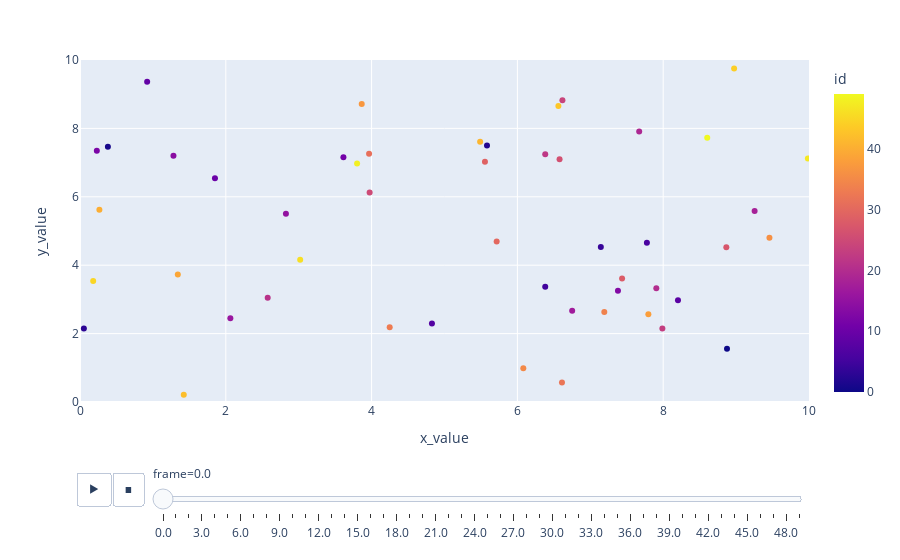

The notebook cell saved with this chart:
### Code cell
px.scatter(s.df, x="x_value", y="y_value", animation_frame="frame", animation_group="id", color="id", range_x=[0,10], range_y=[0,10])

### Figure 1 — Plotly figure (JSON) as saved in the notebook; plotly's stock layout.template omitted (floating-point values rounded to 4 significant figures)
{"data": [{"hovertemplate": "frame=0.0<br>x_value=%{x}<br>y_value=%{y}<br>id=%{marker.color}<extra></extra>", "ids": [0, 1, 2, 3, 4, 5, 6, 7, 8, 9, 10, 11, 12, 13, 14, 15, 16, 17, 18, 19, 20, 21, 22, 23, 24, 25, 26, 27, 28, 29, 30, 31, 32, 33, 34, 35, 36, 37, 38, 39, 40, 41, 42, 43, 44, 45, 46, 47, 48, 49, 0, 1, 2, 3, 4, 5, 6, 7, 8, 9, 10, 11, 12, 13, 14, 15, 16, 17, 18, 19, 20, 21, 22, 23, 24, 25, 26, 27, 28, 29, 30, 31, 32, 33, 34, 35, 36, 37, 38, 39, 40, 41, 42, 43, 44, 45, 46, 47, 48, 49], "legendgroup": "", "marker": {"color": [0, 1, 2, 3, 4, 5, 6, 7, 8, 9, 10, 11, 12, 13, 14, 15, 16, 17, 18, 19, 20, 21, 22, 23, 24, 25, 26, 27, 28, 29, 30, 31, 32, 33, 34, 35, 36, 37, 38, 39, 40, 41, 42, 43, 44, 45, 46, 47, 48, 49, 0, 1, 2, 3, 4, 5, 6, 7, 8, 9, 10, 11, 12, 13, 14, 15, 16, 17, 18, 19, 20, 21, 22, 23, 24, 25, 26, 27, 28, 29, 30, 31, 32, 33, 34, 35, 36, 37, 38, 39, 40, 41, 42, 43, 44, 45, 46, 47, 48, 49], "coloraxis": "coloraxis", "symbol": "circle"}, "mode": "markers", "name": "", "showlegend": false, "type": "scatter", "x": [8.875, 0.3826, 5.583, 0.05318, 7.144, 6.382, 7.776, 4.828, 8.203, 0.9211, 1.851, 3.613, 0.2309, 7.379, 1.282, 2.825, 2.062, 6.751, 9.254, 7.671, 7.906, 2.575, 6.382, 7.989, 6.618, 3.973, 6.578, 8.866, 7.436, 5.555, 5.715, 3.966, 6.612, 4.248, 7.192, 6.081, 9.457, 3.865, 7.797, 1.342, 0.266, 5.489, 1.423, 6.562, 8.973, 0.1808, 3.02, 9.985, 3.801, 8.604, 9.375, 0.3826, 6.083, 0.5532, 6.644, 6.882, 7.776, 5.328, 8.203, 0.9211, 1.351, 3.613, 0.2309, 7.879, 1.782, 2.325, 2.062, 6.751, 9.254, 6.671, 7.406, 2.575, 5.882, 8.489, 7.118, 3.973, 7.078, 8.866, 7.436, 6.555, 4.715, 2.966, 5.612, 3.748, 7.692, 5.081, 9.957, 3.865, 7.297, 1.342, 0.266, 4.989, 1.923, 5.562, 8.973, 0.6808, 2.02, 9.985, 3.801, 8.104], "xaxis": "x", "y": [1.561, 7.465, 7.503, 2.149, 4.532, 3.367, 4.658, 2.292, 2.978, 9.362, 6.543, 7.157, 7.345, 3.256, 7.2, 5.504, 2.451, 2.667, 5.582, 7.913, 3.324, 3.045, 7.245, 2.147, 8.823, 6.125, 7.099, 4.527, 3.614, 7.024, 4.694, 7.26, 0.5717, 2.189, 2.635, 0.9841, 4.806, 8.714, 2.566, 3.728, 5.618, 7.612, 0.2111, 8.653, 9.752, 3.536, 4.16, 7.122, 6.977, 7.73, 1.561, 7.465, 7.503, 2.149, 4.532, 3.367, 4.658, 2.292, 2.978, 9.362, 6.543, 7.157, 7.345, 3.256, 7.2, 5.504, 2.451, 2.667, 5.582, 7.913, 3.324, 3.045, 7.245, 2.147, 8.823, 6.125, 7.099, 4.527, 3.614, 7.024, 4.694, 7.26, 0.5717, 2.189, 2.635, 0.9841, 4.806, 8.714, 2.566, 3.728, 5.618, 7.612, 0.2111, 8.653, 9.752, 3.536, 4.16, 7.122, 6.977, 7.73], "yaxis": "y"}], "layout": {"coloraxis": {"colorbar": {"title": {"text": "id"}}, "colorscale": [[0, "#0d0887"], [0.1111, "#46039f"], [0.2222, "#7201a8"], [0.3333, "#9c179e"], [0.4444, "#bd3786"], [0.5556, "#d8576b"], [0.6667, "#ed7953"], [0.7778, "#fb9f3a"], [0.8889, "#fdca26"], [1, "#f0f921"]]}, "legend": {"tracegroupgap": 0}, "margin": {"t": 60}, "sliders": [{"active": 0, "currentvalue": {"prefix": "frame="}, "len": 0.9, "pad": {"b": 10, "t": 60}, "steps": [{"args": [["0.0"], {"frame": {"duration": 0, "redraw": false}, "fromcurrent": true, "mode": "immediate", "transition": {"duration": 0, "easing": "linear"}}], "label": "0.0", "method": "animate"}, {"args": [["1.0"], {"frame": {"duration": 0, "redraw": false}, "fromcurrent": true, "mode": "immediate", "transition": {"duration": 0, "easing": "linear"}}], "label": "1.0", "method": "animate"}, {"args": [["2.0"], {"frame": {"duration": 0, "redraw": false}, "fromcurrent": true, "mode": "immediate", "transition": {"duration": 0, "easing": "linear"}}], "label": "2.0", "method": "animate"}, {"args": [["3.0"], {"frame": {"duration": 0, "redraw": false}, "fromcurrent": true, "mode": "immediate", "transition": {"duration": 0, "easing": "linear"}}], "label": "3.0", "method": "animate"}, {"args": [["4.0"], {"frame": {"duration": 0, "redraw": false}, "fromcurrent": true, "mode": "immediate", "transition": {"duration": 0, "easing": "linear"}}], "label": "4.0", "method": "animate"}, {"args": [["5.0"], {"frame": {"duration": 0, "redraw": false}, "fromcurrent": true, "mode": "immediate", "transition": {"duration": 0, "easing": "linear"}}], "label": "5.0", "method": "animate"}, {"args": [["6.0"], {"frame": {"duration": 0, "redraw": false}, "fromcurrent": true, "mode": "immediate", "transition": {"duration": 0, "easing": "linear"}}], "label": "6.0", "method": "animate"}, {"args": [["7.0"], {"frame": {"duration": 0, "redraw": false}, "fromcurrent": true, "mode": "immediate", "transition": {"duration": 0, "easing": "linear"}}], "label": "7.0", "method": "animate"}, {"args": [["8.0"], {"frame": {"duration": 0, "redraw": false}, "fromcurrent": true, "mode": "immediate", "transition": {"duration": 0, "easing": "linear"}}], "label": "8.0", "method": "animate"}, {"args": [["9.0"], {"frame": {"duration": 0, "redraw": false}, "fromcurrent": true, "mode": "immediate", "transition": {"duration": 0, "easing": "linear"}}], "label": "9.0", "method": "animate"}, {"args": [["10.0"], {"frame": {"duration": 0, "redraw": false}, "fromcurrent": true, "mode": "immediate", "transition": {"duration": 0, "easing": "linear"}}], "label": "10.0", "method": "animate"}, {"args": [["11.0"], {"frame": {"duration": 0, "redraw": false}, "fromcurrent": true, "mode": "immediate", "transition": {"duration": 0, "easing": "linear"}}], "label": "11.0", "method": "animate"}, {"args": [["12.0"], {"frame": {"duration": 0, "redraw": false}, "fromcurrent": true, "mode": "immediate", "transition": {"duration": 0, "easing": "linear"}}], "label": "12.0", "method": "animate"}, {"args": [["13.0"], {"frame": {"duration": 0, "redraw": false}, "fromcurrent": true, "mode": "immediate", "transition": {"duration": 0, "easing": "linear"}}], "label": "13.0", "method": "animate"}, {"args": [["14.0"], {"frame": {"duration": 0, "redraw": false}, "fromcurrent": true, "mode": "immediate", "transition": {"duration": 0, "easing": "linear"}}], "label": "14.0", "method": "animate"}, {"args": [["15.0"], {"frame": {"duration": 0, "redraw": false}, "fromcurrent": true, "mode": "immediate", "transition": {"duration": 0, "easing": "linear"}}], "label": "15.0", "method": "animate"}, {"args": [["16.0"], {"frame": {"duration": 0, "redraw": false}, "fromcurrent": true, "mode": "immediate", "transition": {"duration": 0, "easing": "linear"}}], "label": "16.0", "method": "animate"}, {"args": [["17.0"], {"frame": {"duration": 0, "redraw": false}, "fromcurrent": true, "mode": "immediate", "transition": {"duration": 0, "easing": "linear"}}], "label": "17.0", "method": "animate"}, {"args": [["18.0"], {"frame": {"duration": 0, "redraw": false}, "fromcurrent": true, "mode": "immediate", "transition": {"duration": 0, "easing": "linear"}}], "label": "18.0", "method": "animate"}, {"args": [["19.0"], {"frame": {"duration": 0, "redraw": false}, "fromcurrent": true, "mode": "immediate", "transition": {"duration": 0, "easing": "linear"}}], "label": "19.0", "method": "animate"}, {"args": [["20.0"], {"frame": {"duration": 0, "redraw": false}, "fromcurrent": true, "mode": "immediate", "transition": {"duration": 0, "easing": "linear"}}], "label": "20.0", "method": "animate"}, {"args": [["21.0"], {"frame": {"duration": 0, "redraw": false}, "fromcurrent": true, "mode": "immediate", "transition": {"duration": 0, "easing": "linear"}}], "label": "21.0", "method": "animate"}, {"args": [["22.0"], {"frame": {"duration": 0, "redraw": false}, "fromcurrent": true, "mode": "immediate", "transition": {"duration": 0, "easing": "linear"}}], "label": "22.0", "method": "animate"}, {"args": [["23.0"], {"frame": {"duration": 0, "redraw": false}, "fromcurrent": true, "mode": "immediate", "transition": {"duration": 0, "easing": "linear"}}], "label": "23.0", "method": "animate"}, {"args": [["24.0"], {"frame": {"duration": 0, "redraw": false}, "fromcurrent": true, "mode": "immediate", "transition": {"duration": 0, "easing": "linear"}}], "label": "24.0", "method": "animate"}, {"args": [["25.0"], {"frame": {"duration": 0, "redraw": false}, "fromcurrent": true, "mode": "immediate", "transition": {"duration": 0, "easing": "linear"}}], "label": "25.0", "method": "animate"}, {"args": [["26.0"], {"frame": {"duration": 0, "redraw": false}, "fromcurrent": true, "mode": "immediate", "transition": {"duration": 0, "easing": "linear"}}], "label": "26.0", "method": "animate"}, {"args": [["27.0"], {"frame": {"duration": 0, "redraw": false}, "fromcurrent": true, "mode": "immediate", "transition": {"duration": 0, "easing": "linear"}}], "label": "27.0", "method": "animate"}, {"args": [["28.0"], {"frame": {"duration": 0, "redraw": false}, "fromcurrent": true, "mode": "immediate", "transition": {"duration": 0, "easing": "linear"}}], "label": "28.0", "method": "animate"}, {"args": [["29.0"], {"frame": {"duration": 0, "redraw": false}, "fromcurrent": true, "mode": "immediate", "transition": {"duration": 0, "easing": "linear"}}], "label": "29.0", "method": "animate"}, {"args": [["30.0"], {"frame": {"duration": 0, "redraw": false}, "fromcurrent": true, "mode": "immediate", "transition": {"duration": 0, "easing": "linear"}}], "label": "30.0", "method": "animate"}, {"args": [["31.0"], {"frame": {"duration": 0, "redraw": false}, "fromcurrent": true, "mode": "immediate", "transition": {"duration": 0, "easing": "linear"}}], "label": "31.0", "method": "animate"}, {"args": [["32.0"], {"frame": {"duration": 0, "redraw": false}, "fromcurrent": true, "mode": "immediate", "transition": {"duration": 0, "easing": "linear"}}], "label": "32.0", "method": "animate"}, {"args": [["33.0"], {"frame": {"duration": 0, "redraw": false}, "fromcurrent": true, "mode": "immediate", "transition": {"duration": 0, "easing": "linear"}}], "label": "33.0", "method": "animate"}, {"args": [["34.0"], {"frame": {"duration": 0, "redraw": false}, "fromcurrent": true, "mode": "immediate", "transition": {"duration": 0, "easing": "linear"}}], "label": "34.0", "method": "animate"}, {"args": [["35.0"], {"frame": {"duration": 0, "redraw": false}, "fromcurrent": true, "mode": "immediate", "transition": {"duration": 0, "easing": "linear"}}], "label": "35.0", "method": "animate"}, {"args": [["36.0"], {"frame": {"duration": 0, "redraw": false}, "fromcurrent": true, "mode": "immediate", "transition": {"duration": 0, "easing": "linear"}}], "label": "36.0", "method": "animate"}, {"args": [["37.0"], {"frame": {"duration": 0, "redraw": false}, "fromcurrent": true, "mode": "immediate", "transition": {"duration": 0, "easing": "linear"}}], "label": "37.0", "method": "animate"}, {"args": [["38.0"], {"frame": {"duration": 0, "redraw": false}, "fromcurrent": true, "mode": "immediate", "transition": {"duration": 0, "easing": "linear"}}], "label": "38.0", "method": "animate"}, {"args": [["39.0"], {"frame": {"duration": 0, "redraw": false}, "fromcurrent": true, "mode": "immediate", "transition": {"duration": 0, "easing": "linear"}}], "label": "39.0", "method": "animate"}, {"args": [["40.0"], {"frame": {"duration": 0, "redraw": false}, "fromcurrent": true, "mode": "immediate", "transition": {"duration": 0, "easing": "linear"}}], "label": "40.0", "method": "animate"}, {"args": [["41.0"], {"frame": {"duration": 0, "redraw": false}, "fromcurrent": true, "mode": "immediate", "transition": {"duration": 0, "easing": "linear"}}], "label": "41.0", "method": "animate"}, {"args": [["42.0"], {"frame": {"duration": 0, "redraw": false}, "fromcurrent": true, "mode": "immediate", "transition": {"duration": 0, "easing": "linear"}}], "label": "42.0", "method": "animate"}, {"args": [["43.0"], {"frame": {"duration": 0, "redraw": false}, "fromcurrent": true, "mode": "immediate", "transition": {"duration": 0, "easing": "linear"}}], "label": "43.0", "method": "animate"}, {"args": [["44.0"], {"frame": {"duration": 0, "redraw": false}, "fromcurrent": true, "mode": "immediate", "transition": {"duration": 0, "easing": "linear"}}], "label": "44.0", "method": "animate"}, {"args": [["45.0"], {"frame": {"duration": 0, "redraw": false}, "fromcurrent": true, "mode": "immediate", "transition": {"duration": 0, "easing": "linear"}}], "label": "45.0", "method": "animate"}, {"args": [["46.0"], {"frame": {"duration": 0, "redraw": false}, "fromcurrent": true, "mode": "immediate", "transition": {"duration": 0, "easing": "linear"}}], "label": "46.0", "method": "animate"}, {"args": [["47.0"], {"frame": {"duration": 0, "redraw": false}, "fromcurrent": true, "mode": "immediate", "transition": {"duration": 0, "easing": "linear"}}], "label": "47.0", "method": "animate"}, {"args": [["48.0"], {"frame": {"duration": 0, "redraw": false}, "fromcurrent": true, "mode": "immediate", "transition": {"duration": 0, "easing": "linear"}}], "label": "48.0", "method": "animate"}, {"args": [["49.0"], {"frame": {"duration": 0, "redraw": false}, "fromcurrent": true, "mode": "immediate", "transition": {"duration": 0, "easing": "linear"}}], "label": "49.0", "method": "animate"}], "x": 0.1, "xanchor": "left", "y": 0, "yanchor": "top"}], "updatemenus": [{"buttons": [{"args": [null, {"frame": {"duration": 500, "redraw": false}, "fromcurrent": true, "mode": "immediate", "transition": {"duration": 500, "easing": "linear"}}], "label": "&#9654;", "method": "animate"}, {"args": [[null], {"frame": {"duration": 0, "redraw": false}, "fromcurrent": true, "mode": "immediate", "transition": {"duration": 0, "easing": "linear"}}], "label": "&#9724;", "method": "animate"}], "direction": "left", "pad": {"r": 10, "t": 70}, "showactive": false, "type": "buttons", "x": 0.1, "xanchor": "right", "y": 0, "yanchor": "top"}], "xaxis": {"anchor": "y", "domain": [0, 1], "range": [0, 10], "title": {"text": "x_value"}}, "yaxis": {"anchor": "x", "domain": [0, 1], "range": [0, 10], "title": {"text": "y_value"}}}}
